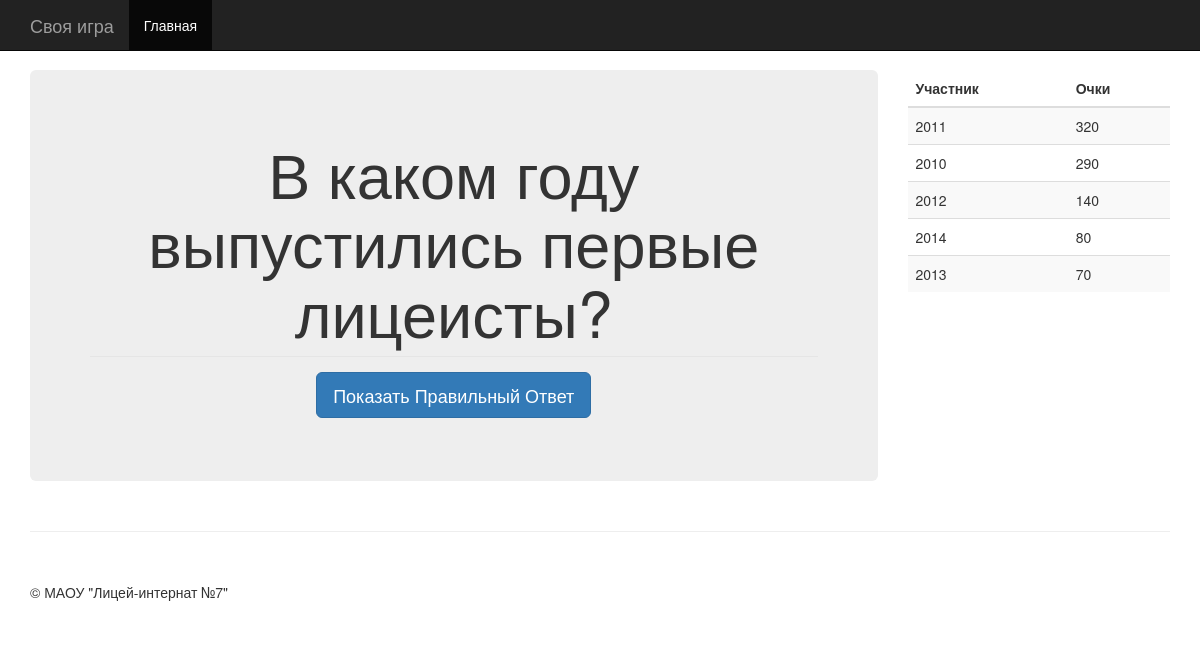
The page /question/7 (signed in) on the database its author committed.
### main/models.py (models this page shows, shortened)
class Question(models.Model):
    name = models.TextField(max_length=1000)
    topic_name = models.ForeignKey(Topic)
    SCORE_CHOICES = (
        (10, 10),
        (20, 20),
        (30, 30),
        (40, 40),
        (50, 50)
    )
    score = models.IntegerField(choices=SCORE_CHOICES)
    image = models.ImageField(blank=True, null=True, upload_to='imgs/questions')
    used = models.BooleanField(default=False)
    team_answered = models.ForeignKey(Team, blank=True, null=True)
    question_answer = models.TextField(max_length=1000)
    answer_image = models.ImageField(blank=True, null=True, upload_to='imgs/answers')
    class Meta:
        unique_together = ('topic_name', 'score')

class Team(models.Model):
    name = models.TextField(max_length=300)

### main/views.py (the view)
# urls.py: url(r'^question/(?P<qid>\d+)$', 'get_question', name='question'),
@login_required()
def get_question(request, qid):
    question = Question.objects.get(pk=qid)
    teams = Team.objects.all().order_by('name')
    teams_score = get_sorted_teams_data()
    return render(request, 'main/question.html', {'question': question, 'teams': teams, 'sorted_teams': teams_score})

### main/views.py (called while the page is built)
def get_sorted_teams_data():
    team_list = Team.objects.all()
    teams_score = {}
    for i in team_list:
        questions = i.question_set.all()
        sum = 0
        for j in questions:
            sum += j.score
        teams_score[i.name] = sum
    teams_score = sorted(teams_score.items(), key=operator.itemgetter(1), reverse=True)
    return teams_score

### main/templates/main/question.html (shortened to what this page needs)
{% extends 'main/main.html' %}
{% block mainarea %}
    {% if question.image %}
        <div class="row">
            <div class="col-md-8 text-center"> <h1>{{ question.name }}</h1></div>
            <div class="col-md-4"><img class="img-rounded" width="100%" src="/media/{{ question.image }}"></div>
        </div>
    {% else %}
        <h1 class="text-center">{{ question.name }}</h1>
    {% endif %}
    <div class="modal-footer">
    <button type="button" class="btn btn-primary btn-lg text-center center-block" data-toggle="modal" data-target="#myModal">
        Показать Правильный Ответ
    </button>
    </div>
{% endblock %}
{% block sidebarmenu %}
    <table class="table table-striped">
    <thead>
        <tr>
            <th>Участник</th>
            <th>Очки</th>
        </tr>
    </thead>
        <tbody class="">
        {% for team in sorted_teams %}
            <tr>
                <td>{{ team.0 }}</td>
                <td>{{ team.1 }}</td>
            </tr>
        {% endfor %}
    </tbody>
    </table>
{% endblock %}

### main/static/main/css/offcanvas.css (style rules this page uses)
html, body { overflow-x: hidden; }
body { padding-top: 70px; }

### rows shown on the page
Question: name "В каком году выпустились первые лицеисты?"
Team: name "2011"
Team: name "2010"
Team: name "2012"
Team: name "2014"
Team: name "2013"

### other values the page prints
{{ team.1 }} "320" "290" "140" "80" "70"
